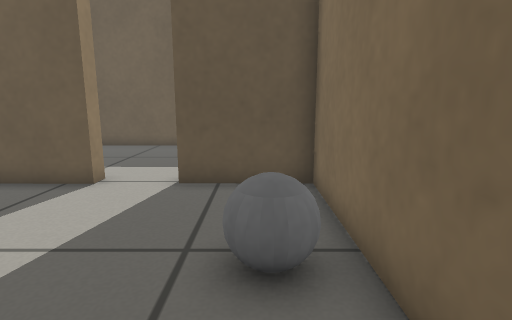
[1] (above)

17 first-person views from a walk through a robot-simulator world made for Gazebo. The camera is 0.5 m above the floor, tilts 10° down and sees 80° across. The floor is counted in squares, 0.25 m on a side. Each view is taken from the middle of a square. On the plan, view 1 faces up. The plan holds only what a view shows up to about 17 squares ahead; the rest is blank.

[2]
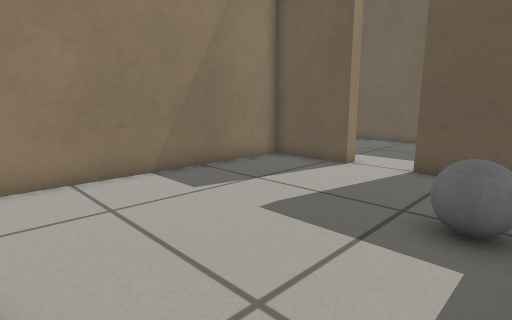

[3]
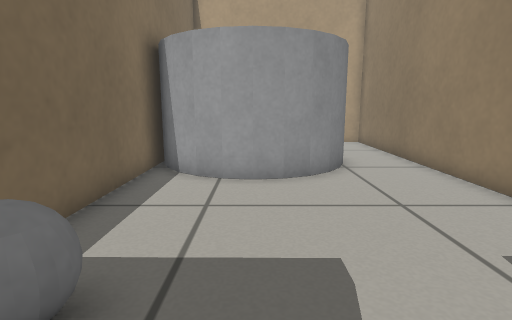

[4]
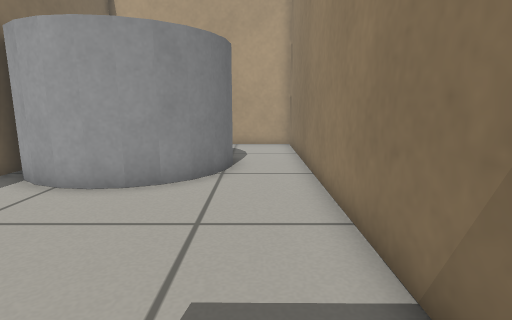

[5]
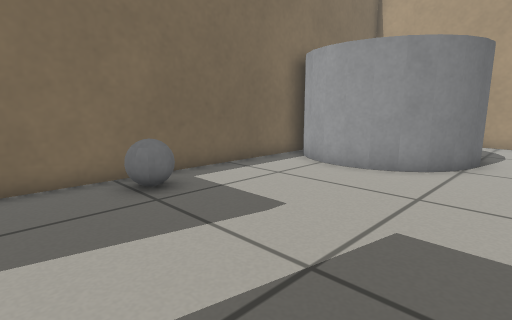

[6]
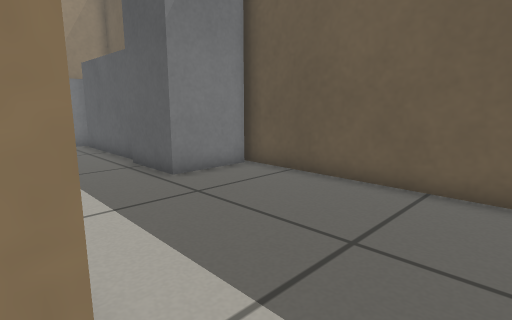

[7]
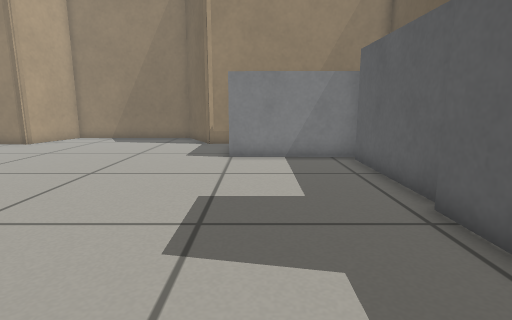

[8]
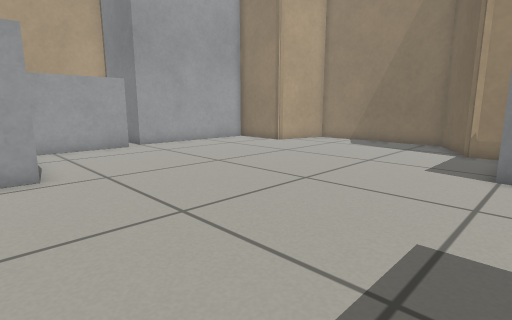

[9]
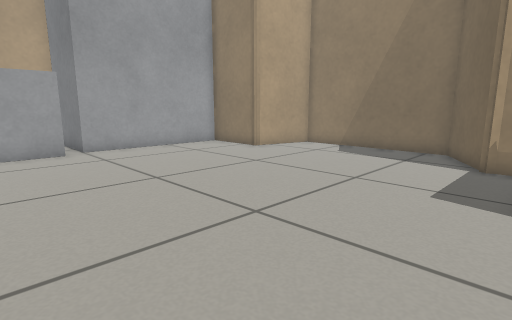

[10]
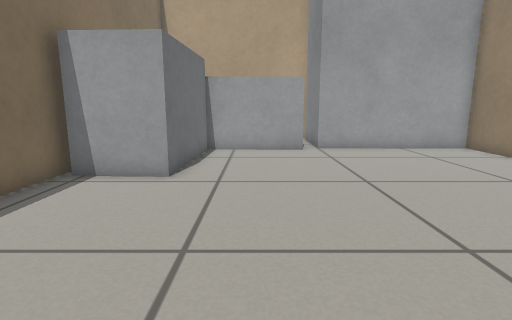

[11]
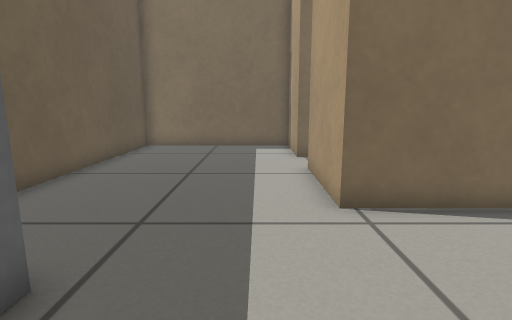

[12]
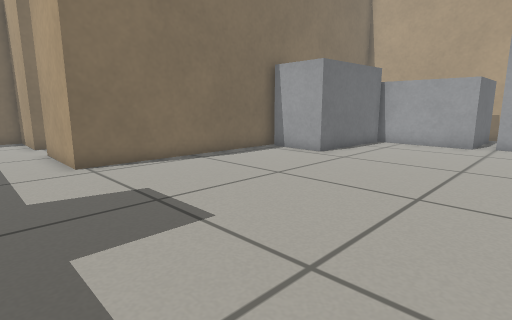

[13]
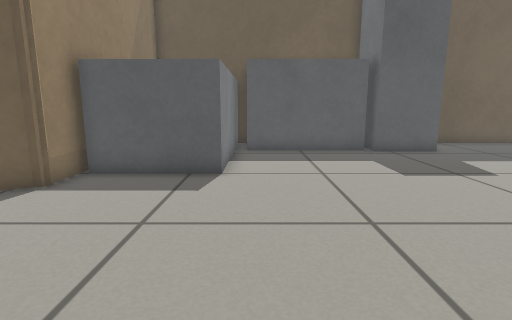

[14]
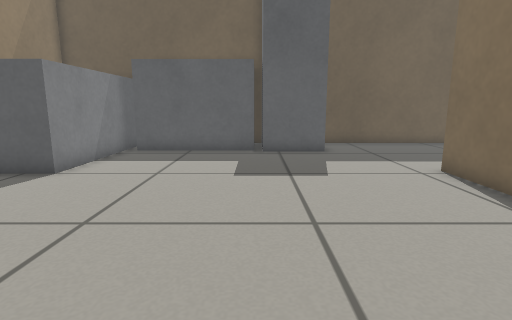

[15]
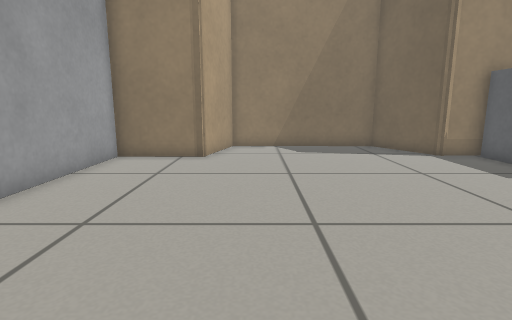

[16]
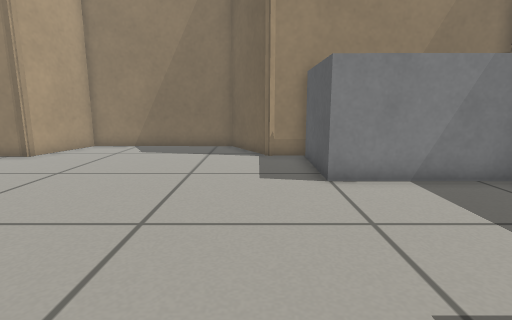

[17]
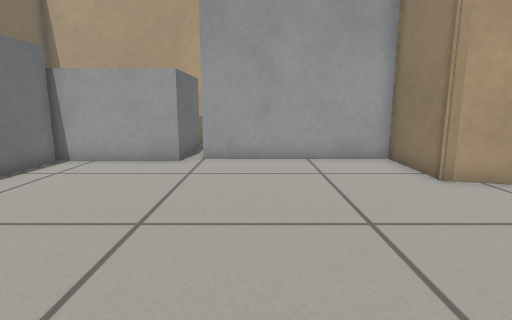

### Floor plan
Key: @ floor where view 1 was taken; # wall or solid block; . floor; B grey ball; C grey cylinder; G grey box.
Columns run from 27 left of view 1 to 2 right of it. Each row starts with its distance up from view 1.
 16    #####     #  ##############
 15    #   G     G  G............#
 14    G   G     G  G............#
 13    G   GGGGGGGGGG............#
 12    G   G.....................#
 11    G   G.....................#
 10    G   G.....................#
  9    G   G.....................#
  8    GGGGG...........####..#####
  7   ##...............#.........#
  6 ###................#.........#
  5 #..................#.........#
  4 #..................#.......BB#
  3 #..................#.......B.#
  2 #..................#.........#
  1 #..................#.........#
  0 #..................#.......@.#
 -1 #...............GGG#.........#
 -2 #...............G  #....CCC..#
 -3 ####...........G   #...CC CC.#
 -4    #...........G   #..CC    C
 -5    #...........G   #..C     C
 -6    #.......GGGGG   #..C
 -7    GGGGGGGGG       #..
 -8           GG       #...
 -9           GG       #...
-10           GG       #...
-11           ##############

Where each view was taken, in squares from view 1:
view 1: 0 up, 0 right, facing up
view 2: 2 down, 1 right, facing up-left
view 3: 6 up, 2 left, facing down
view 4: 5 up, 6 left, facing down
view 5: 7 up, 7 left, facing down-right
view 6: 8 up, 3 left, facing up-left
view 7: 9 up, 8 left, facing left
view 8: 9 up, 10 left, facing down-left
view 9: 8 up, 13 left, facing down-left
view 10: 8 up, 14 left, facing down
view 11: 10 up, 14 left, facing right
view 12: 11 up, 19 left, facing down-right
view 13: 1 down, 19 left, facing up
view 14: 1 down, 14 left, facing up
view 15: 1 down, 12 left, facing left
view 16: 6 up, 12 left, facing left
view 17: 5 up, 19 left, facing down
